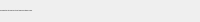
              <widget class="QFrame" name="bottomBar">
               <property name="minimumSize">
                <size>
                 <width>0</width>
                 <height>22</height>
                </size>
               </property>
               <property name="maximumSize">
                <size>
                 <width>16777215</width>
                 <height>22</height>
                </size>
               </property>
               <property name="frameShape">
                <enum>QFrame::NoFrame</enum>
               </property>
               <property name="frameShadow">
                <enum>QFrame::Raised</enum>
               </property>
               <layout class="QHBoxLayout" name="horizontalLayout_5">
                <property name="spacing">
                 <number>0</number>
                </property>
                <property name="leftMargin">
                 <number>0</number>
                </property>
                <property name="topMargin">
                 <number>0</number>
                </property>
                <property name="rightMargin">
                 <number>0</number>
                </property>
                <property name="bottomMargin">
                 <number>0</number>
                </property>
                <item>
                 <widget class="QLabel" name="creditsLabel">
                  <property name="maximumSize">
                   <size>
                    <width>16777215</width>
                    <height>16</height>
                   </size>
                  </property>
                  <property name="font">
                   <font>
                    <family>Segoe UI</family>
                    <pointsize>-1</pointsize>
                    <italic>false</italic>
                    <bold>false</bold>
                   </font>
                  </property>
                  <property name="text">
                   <string>This product uses the TMDB API but is not endorsed or certified by TMDB.</string>
                  </property>
                  <property name="alignment">
                   <set>Qt::AlignLeading|Qt::AlignLeft|Qt::AlignVCenter</set>
                  </property>
                 </widget>
                </item>
                <item alignment="Qt::AlignRight|Qt::AlignBottom">
                 <widget class="QLabel" name="CreditLogoLabel">
                  <property name="sizePolicy">
                   <sizepolicy hsizetype="Preferred" vsizetype="Preferred">
                    <horstretch>0</horstretch>
                    <verstretch>0</verstretch>
                   </sizepolicy>
                  </property>
                  <property name="text">
                   <string/>
                  </property>
                  <property name="pixmap">
                   <pixmap resource="resources.qrc">:/icons/images/icons/tmdb_icon.png</pixmap>
                  </property>
                  <property name="scaledContents">
                   <bool>false</bool>
                  </property>
                 </widget>
                </item>
                <item>
                 <widget class="QFrame" name="frame_size_grip">
                  <property name="minimumSize">
                   <size>
                    <width>20</width>
                    <height>0</height>
                   </size>
                  </property>
                  <property name="maximumSize">
                   <size>
                    <width>20</width>
                    <height>16777215</height>
                   </size>
                  </property>
                  <property name="frameShape">
                   <enum>QFrame::NoFrame</enum>
                  </property>
                  <property name="frameShadow">
                   <enum>QFrame::Raised</enum>
                  </property>
                 </widget>
                </item>
               </layout>
              </widget>
